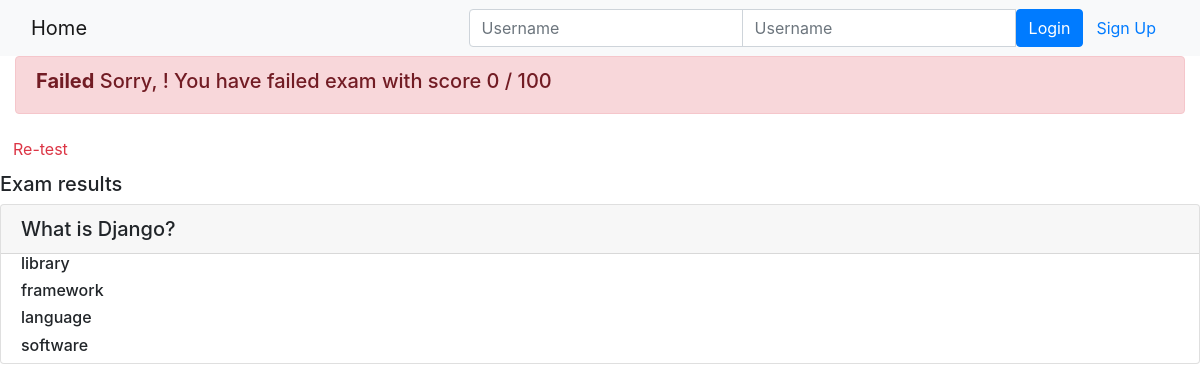
Before: /onlinecourse/1/show_exam_result/1 with the older database file.
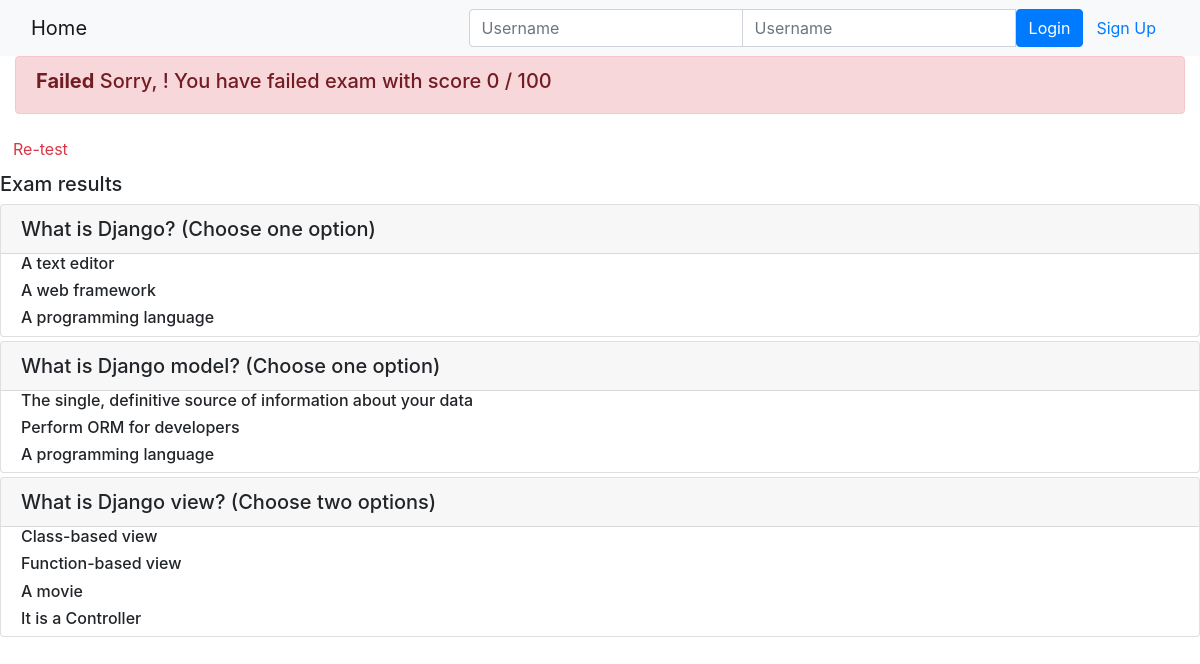
After: the same page with the newer database file.
### onlinecourse/models.py (models this page shows, shortened)
class Question(models.Model):
    question_text = models.TextField()
    grade = models.IntegerField()
    lesson_id = models.ForeignKey(Lesson, on_delete=models.CASCADE)

class Choice(models.Model):
    choice_text = models.TextField()
    is_correct = models.BooleanField()
    question_id = models.ForeignKey(Question, on_delete=models.CASCADE)

### onlinecourse/views.py (the view, shortened to what this page needs)
# urls.py: path('<int:course_id>/show_exam_result/<int:submission_id>', views.show_exam_result, name='show_exam_result'),
def show_exam_result(request, course_id, submission_id):
    context = {}
    course = Course.objects.get(pk=course_id)
    submission = Submission.objects.get(pk=submission_id)
    number_of_questionsss = get_quest_number(course_id)
    selected_choice_ids = submission.chocies.all()
    total_score = 0
    print('im here')
    questions = []
    print('the questions of the exam:')
    print(questions)
    number_of_questions = len(questions)
    print(number_of_questions)
    selected_correct_choices = []
    correct_and_not_selected = []
    questions_total_score = 0
    print('total score')
    print(total_score)
    total_score = int((total_score * 100)/number_of_questionsss)
    selected_choice_idss = []
    for id in selected_choice_ids:
        selected_choice_idss.append(id.pk)
    print(selected_correct_choices)
    print(selected_correct_choices.count(1))
    print('selected_choice_idss')
    print(selected_choice_idss)
    print('number of questionsss')
    print(number_of_questionsss)
    context['course'] = course
    context['submission'] = submission
    context['selected_choice_idss'] = selected_choice_idss
    context['total_score'] = total_score
    context['selected_correct_choices'] = selected_correct_choices
    context['correct_and_not_selected'] = correct_and_not_selected
    return render(request, 'onlinecourse/exam_result_bootstrap.html', context)

### onlinecourse/views.py (called while the page is built)
def get_quest_number(course_id):
    list_of_questions = []
    lessons = Lesson.objects.filter(course=course_id)
    for lesson in lessons:
        questions = Question.objects.filter(lesson_id=lesson.id)
        for question in questions:
            if question.id in list_of_questions:
                None
            else:
                list_of_questions.append(question.id)
    return len(list_of_questions)

### onlinecourse/templates/onlinecourse/exam_result_bootstrap.html (shortened to what this page needs)
<!DOCTYPE html>
<html lang="en">
<head>
    {% load static %}
    <link rel="stylesheet" href="https://maxcdn.bootstrapcdn.com/bootstrap/4.5.2/css/bootstrap.min.css">
</head>
<body>
 <nav class="navbar navbar-light bg-light">
    <div class="container-fluid">
        <div class="navbar-header">
              <a class="navbar-brand" href="{% url 'onlinecourse:index' %}">Home</a>
        </div>
        <ul class="nav navbar-nav navbar-right">
            {% if user.is_authenticated %}
            <li>
                <a class="btn btn-link" href="#">{{ user.first_name }}({{ user.username }})</a>
                <a class="btn btn-link" href="{% url 'onlinecourse:logout' %}">Logout</a>
            </li>
            {% else %}
            <li>
                <form class="form-inline" action="{% url 'onlinecourse:login' %}" method="post">
                    <div class="input-group">
                        <input type="text" class="form-control" placeholder="Username" name="username" >
                        <input type="password" class="form-control" placeholder="Username" name="psw" >
                        <button class="btn btn-primary" type="submit">Login</button>
                        <a class="btn btn-link" href="{% url 'onlinecourse:registration' %}">Sign Up</a>
                    </div>
                </form>
            </li>
            {% endif %}
        </ul>
    </div>
</nav>
<div class="container-fluid">
    {% if total_score >= 75 %}
    <div class="alert alert-success">
       <h5><b>Congratulations, {{user.username}}!</b> You have passed the exam with score {{total_score}} / 100 </h5>
    </div>
    {% else %}
        <div class="alert alert-danger">
            <h5><b>Failed</b> Sorry, {{user.username}}! You have failed exam with score {{total_score}} / 100 </h5>
        </div>
        </div>
        <a class="btn btn-link text-danger" href="{% url 'onlinecourse:course_details' course.id %}">Re-test</a>
        {% endif %}
        <div class="card-columns-vertical mt-1">
            <h5 class="">Exam results</h5>
            {% for lesson in course.lesson_set.all %}
                {% for question in lesson.question_set.all %}
                    <div class="card mt-1">
                        <h5 class="card-header">{{question.question_text}}</h5>
                        {% for choice in question.choice_set.all %}
                            <div class="form-check">
                                {% if choice.pk in selected_correct_choices %}
                                    <!--<input type="checkbox" class="form-check-input" value = "">
                                    <label class="form-check-label">{{choice.choice_text}} {{submission.choice_set.all}}</label>-->
                                    <h6 class="text-success">Correct answer: {{choice.choice_text}}</h6>
                                {% elif choice.pk in selected_choice_idss %}
                                    <h6 class="text-danger">Wrong answer: {{choice.choice_text}}</h6>
                                {% elif choice.pk in correct_and_not_selected %}
                                    <h6 class="text-warning">Not selected: {{choice.choice_text}}</h6>
                                {% else %}
                                    <h6 class="text-body">{{choice.choice_text}}</h6>
                                {% endif %}
                            </div>
                        {% endfor %}
                        </div>
                    </div>
                {% endfor %}
            {% endfor %}
</body>
</html>

Changed rows visible on the page:
removed Choice: choice_text "software", shown under Question "What is Django?"
changed Question: question_text "What is Django?" → "What is Django? (Choose one option)"
changed Choice: choice_text "library" → "A text editor"
changed Choice: choice_text "framework" → "A web framework"
changed Choice (number 3 of 10 on the later page): choice_text "language" → "A programming language"
added Question: question_text "What is Django model? (Choose one option)"
added Choice: choice_text "The single, definitive source of information about your data", shown under "What is Django model? (Choose one option)"
added Choice: choice_text "Perform ORM for developers", shown under "What is Django model? (Choose one option)"
added Choice: choice_text "A programming language", shown under "What is Django model? (Choose one option)"
added Question: question_text "What is Django view? (Choose two options)"
added Choice: choice_text "Class-based view", shown under "What is Django view? (Choose two options)"
added Choice: choice_text "Function-based view", shown under "What is Django view? (Choose two options)"
added Choice: choice_text "A movie", shown under "What is Django view? (Choose two options)"
added Choice: choice_text "It is a Controller", shown under "What is Django view? (Choose two options)"
